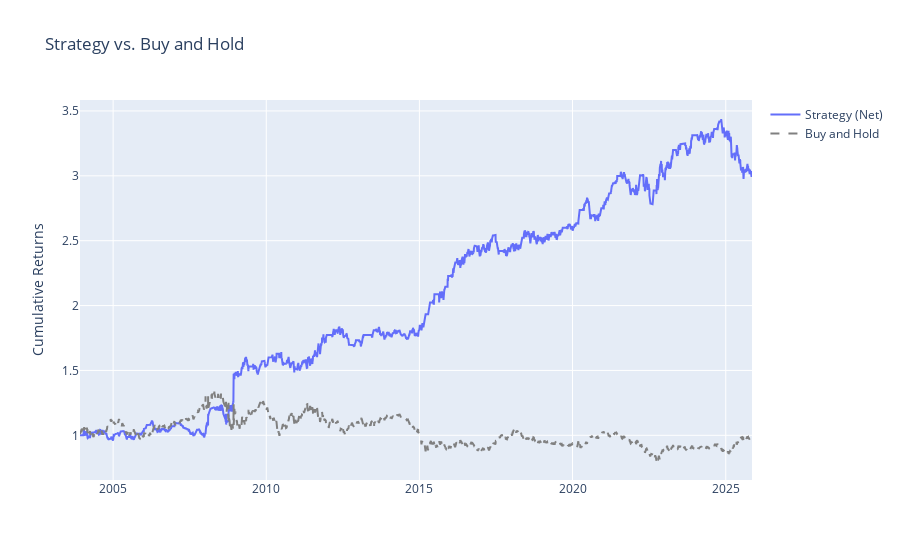
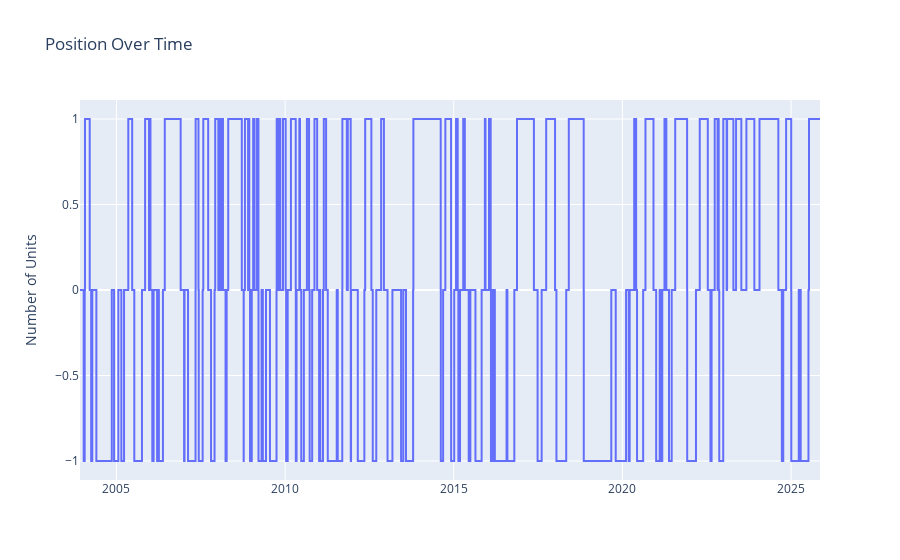
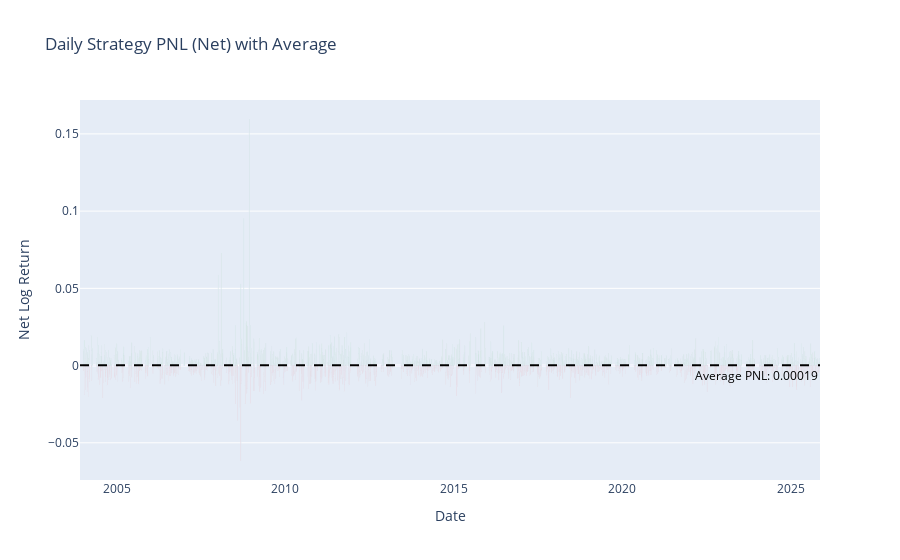
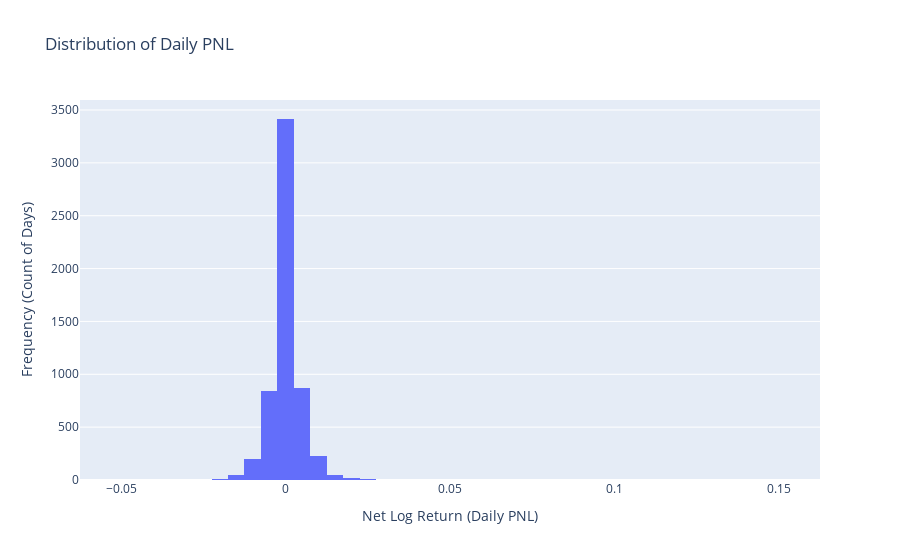

The notebook cell saved with these charts, in order:
### Code cell
df.index = pd.to_datetime(df.index)
filtered_df = df.copy()
# filtered_df = filtered_df.loc['2021-01-01':]
print("Running backtest...")
results = flexible_backtest(
    data=filtered_df,
    price_col_name="price",
    target_col_name="signal",
    row_shift=1,  # Your 2-day manual lag
    p_spread=0,
    strategy_type='state'
)  # 0.01% cost

### Figure 1 — Plotly figure (JSON) as saved in the notebook; plotly's stock layout.template omitted (floating-point values rounded to 4 significant figures; data arrays with more than 128 entries replaced by an {"elided": "..."} marker saying what was removed)
{"data": [{"mode": "lines", "name": "Strategy (Net)", "type": "scatter", "x": {"elided": "5692 str values"}, "y": {"elided": "5692 float values"}}, {"line": {"color": "grey", "dash": "dash"}, "mode": "lines", "name": "Buy and Hold", "type": "scatter", "x": {"elided": "5692 str values"}, "y": {"elided": "5692 float values"}}], "layout": {"hovermode": "x unified", "title": {"text": "Strategy vs. Buy and Hold"}, "yaxis": {"title": {"text": "Cumulative Returns"}}}}

### Figure 2 — Plotly figure (JSON) as saved in the notebook; plotly's stock layout.template omitted (floating-point values rounded to 4 significant figures; data arrays with more than 128 entries replaced by an {"elided": "..."} marker saying what was removed)
{"data": [{"line": {"shape": "hv"}, "mode": "lines", "name": "Position Size", "type": "scatter", "x": {"elided": "5692 str values"}, "y": {"elided": "5692 float values"}}], "layout": {"hovermode": "x unified", "title": {"text": "Position Over Time"}, "yaxis": {"title": {"text": "Number of Units"}}}}

### Figure 3 — Plotly figure (JSON) as saved in the notebook; plotly's stock layout.template omitted (floating-point values rounded to 4 significant figures; data arrays with more than 128 entries replaced by an {"elided": "..."} marker saying what was removed)
{"data": [{"marker": {"color": {"elided": "5692 str values"}}, "name": "Daily PNL", "type": "bar", "x": {"elided": "5692 str values"}, "y": {"elided": "5692 float values"}}], "layout": {"annotations": [{"font": {"color": "black"}, "showarrow": false, "text": "Average PNL: 0.00019", "x": 1, "xanchor": "right", "xref": "x domain", "y": 0.0001939, "yanchor": "top", "yref": "y"}], "shapes": [{"line": {"color": "black", "dash": "dash"}, "type": "line", "x0": 0, "x1": 1, "xref": "x domain", "y0": 0.0001939, "y1": 0.0001939, "yref": "y"}], "title": {"text": "Daily Strategy PNL (Net) with Average"}, "xaxis": {"title": {"text": "Date"}}, "yaxis": {"title": {"text": "Net Log Return"}}}}

### Figure 4 — Plotly figure (JSON) as saved in the notebook; plotly's stock layout.template omitted (floating-point values rounded to 4 significant figures; data arrays with more than 128 entries replaced by an {"elided": "..."} marker saying what was removed)
{"data": [{"bingroup": "x", "hovertemplate": "strategy_returns_net=%{x}<br>count=%{y}<extra></extra>", "legendgroup": "", "marker": {"color": "#636efa", "pattern": {"shape": ""}}, "name": "", "nbinsx": 100, "orientation": "v", "showlegend": false, "type": "histogram", "x": {"elided": "5692 float values"}, "xaxis": "x", "yaxis": "y"}], "layout": {"barmode": "relative", "legend": {"tracegroupgap": 0}, "title": {"text": "Distribution of Daily PNL"}, "xaxis": {"anchor": "y", "domain": [0, 1], "title": {"text": "Net Log Return (Daily PNL)"}}, "yaxis": {"anchor": "x", "domain": [0, 1], "title": {"text": "Frequency (Count of Days)"}}}}
